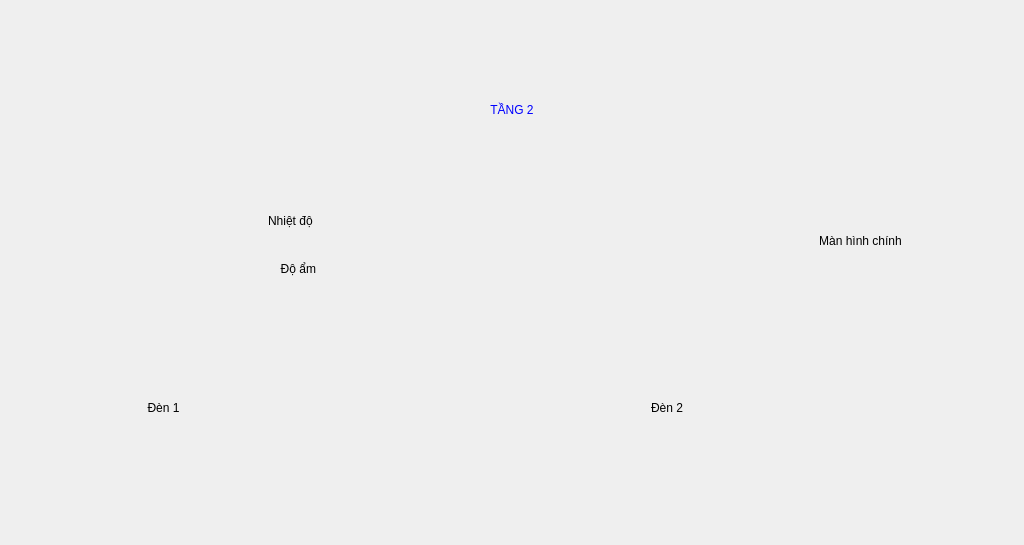
<?xml version="1.0" encoding="UTF-8"?>
<ui version="4.0">
 <class>Floor1</class>
 <widget class="QWidget" name="Floor1">
  <property name="geometry">
   <rect>
    <x>0</x>
    <y>0</y>
    <width>1024</width>
    <height>545</height>
   </rect>
  </property>
  <property name="maximumSize">
   <size>
    <width>1024</width>
    <height>600</height>
   </size>
  </property>
  <property name="baseSize">
   <size>
    <width>1024</width>
    <height>600</height>
   </size>
  </property>
  <property name="windowTitle">
   <string>Tầng 1</string>
  </property>
  <layout class="QGridLayout" name="gridLayout_2">
   <item row="0" column="0">
    <layout class="QGridLayout" name="gridLayout">
     <item row="3" column="2">
      <widget class="QLabel" name="label_2">
       <property name="maximumSize">
        <size>
         <width>70</width>
         <height>70</height>
        </size>
       </property>
       <property name="text">
        <string/>
       </property>
       <property name="pixmap">
        <pixmap resource="images.qrc">:/resources/humidity.png</pixmap>
       </property>
       <property name="scaledContents">
        <bool>true</bool>
       </property>
      </widget>
     </item>
     <item row="8" column="1">
      <widget class="QPushButton" name="pushButton_Light_Status">
       <property name="text">
        <string/>
       </property>
       <property name="icon">
        <iconset resource="images.qrc">
         <normaloff>:/resources/light_on.png</normaloff>
         <disabledoff>:/resources/light_off.png</disabledoff>
         <disabledon>:/resources/light_on.png</disabledon>
         <activeoff>:/resources/light_off.png</activeoff>
         <activeon>:/resources/light_on.png</activeon>
         <selectedoff>:/resources/light_off.png</selectedoff>:/resources/light_on.png</iconset>
       </property>
       <property name="iconSize">
        <size>
         <width>100</width>
         <height>100</height>
        </size>
       </property>
       <property name="flat">
        <bool>true</bool>
       </property>
      </widget>
     </item>
     <item row="8" column="3">
      <widget class="QPushButton" name="pushButton_Curtain_Status">
       <property name="text">
        <string/>
       </property>
       <property name="icon">
        <iconset resource="images.qrc">
         <normaloff>:/resources/light_on.png</normaloff>:/resources/light_on.png</iconset>
       </property>
       <property name="iconSize">
        <size>
         <width>100</width>
         <height>100</height>
        </size>
       </property>
       <property name="flat">
        <bool>true</bool>
       </property>
      </widget>
     </item>
     <item row="3" column="3">
      <widget class="QLabel" name="label_Home">
       <property name="styleSheet">
        <string notr="true">font: 75 18pt &quot;PibotoLt&quot;;</string>
       </property>
       <property name="text">
        <string>Màn hình chính</string>
       </property>
       <property name="alignment">
        <set>Qt::AlignHCenter|Qt::AlignTop</set>
       </property>
      </widget>
     </item>
     <item row="8" column="2">
      <widget class="QPushButton" name="pushButton_Curtain">
       <property name="sizePolicy">
        <sizepolicy hsizetype="Minimum" vsizetype="Preferred">
         <horstretch>0</horstretch>
         <verstretch>0</verstretch>
        </sizepolicy>
       </property>
       <property name="styleSheet">
        <string notr="true">background-color: transparent; border: 0px</string>
       </property>
       <property name="text">
        <string/>
       </property>
       <property name="icon">
        <iconset resource="images.qrc">
         <normaloff>:/resources/off-button.png</normaloff>
         <normalon>:/resources/on-button.png</normalon>
         <disabledon>:/resources/on-button.png</disabledon>:/resources/off-button.png</iconset>
       </property>
       <property name="iconSize">
        <size>
         <width>150</width>
         <height>150</height>
        </size>
       </property>
       <property name="flat">
        <bool>true</bool>
       </property>
      </widget>
     </item>
     <item row="6" column="0">
      <widget class="QLabel" name="label_Light">
       <property name="styleSheet">
        <string notr="true">font: 75 18pt &quot;PibotoLt&quot;;</string>
       </property>
       <property name="text">
        <string>Đèn 1</string>
       </property>
       <property name="alignment">
        <set>Qt::AlignCenter</set>
       </property>
      </widget>
     </item>
     <item row="1" column="0">
      <widget class="QLabel" name="label_Temp">
       <property name="styleSheet">
        <string notr="true">font: 75 18pt &quot;PibotoLt&quot;;</string>
       </property>
       <property name="text">
        <string>Nhiệt độ </string>
       </property>
       <property name="alignment">
        <set>Qt::AlignRight|Qt::AlignTrailing|Qt::AlignVCenter</set>
       </property>
      </widget>
     </item>
     <item row="1" column="3">
      <widget class="QPushButton" name="pushButton_Home">
       <property name="styleSheet">
        <string notr="true">background-color: transparent; border: 0px</string>
       </property>
       <property name="text">
        <string/>
       </property>
       <property name="icon">
        <iconset resource="images.qrc">
         <normaloff>:/resources/homepage.png</normaloff>:/resources/homepage.png</iconset>
       </property>
       <property name="iconSize">
        <size>
         <width>100</width>
         <height>100</height>
        </size>
       </property>
       <property name="flat">
        <bool>true</bool>
       </property>
      </widget>
     </item>
     <item row="3" column="0">
      <widget class="QLabel" name="label_Humidity">
       <property name="styleSheet">
        <string notr="true">font: 75 18pt &quot;PibotoLt&quot;;</string>
       </property>
       <property name="text">
        <string>Độ ẩm</string>
       </property>
       <property name="alignment">
        <set>Qt::AlignRight|Qt::AlignTrailing|Qt::AlignVCenter</set>
       </property>
      </widget>
     </item>
     <item row="1" column="1">
      <widget class="QLabel" name="label_Temp_Value">
       <property name="styleSheet">
        <string notr="true">font: 75 18pt &quot;PibotoLt&quot;;</string>
       </property>
       <property name="text">
        <string/>
       </property>
       <property name="alignment">
        <set>Qt::AlignCenter</set>
       </property>
      </widget>
     </item>
     <item row="0" column="0" colspan="4">
      <widget class="QLabel" name="label_Floor_Name">
       <property name="styleSheet">
        <string notr="true">font: 75 28pt &quot;PibotoLt&quot;; color : blue;</string>
       </property>
       <property name="text">
        <string>TẦNG 2</string>
       </property>
       <property name="alignment">
        <set>Qt::AlignCenter</set>
       </property>
      </widget>
     </item>
     <item row="3" column="1">
      <widget class="QLabel" name="label_Humidity_Value">
       <property name="styleSheet">
        <string notr="true">font: 75 18pt &quot;PibotoLt&quot;;</string>
       </property>
       <property name="text">
        <string/>
       </property>
      </widget>
     </item>
     <item row="8" column="0">
      <widget class="QPushButton" name="pushButton_Light">
       <property name="sizePolicy">
        <sizepolicy hsizetype="Minimum" vsizetype="Preferred">
         <horstretch>0</horstretch>
         <verstretch>0</verstretch>
        </sizepolicy>
       </property>
       <property name="styleSheet">
        <string notr="true">background-color: transparent; border: 0px</string>
       </property>
       <property name="text">
        <string/>
       </property>
       <property name="icon">
        <iconset resource="images.qrc">
         <normaloff>:/resources/off-button.png</normaloff>
         <normalon>:/resources/on-button.png</normalon>
         <disabledon>:/resources/on-button.png</disabledon>:/resources/off-button.png</iconset>
       </property>
       <property name="iconSize">
        <size>
         <width>150</width>
         <height>150</height>
        </size>
       </property>
       <property name="flat">
        <bool>true</bool>
       </property>
      </widget>
     </item>
     <item row="6" column="2">
      <widget class="QLabel" name="label_Curtain">
       <property name="styleSheet">
        <string notr="true">font: 75 18pt &quot;PibotoLt&quot;;</string>
       </property>
       <property name="text">
        <string>Đèn 2</string>
       </property>
       <property name="alignment">
        <set>Qt::AlignCenter</set>
       </property>
      </widget>
     </item>
     <item row="1" column="2">
      <widget class="QLabel" name="label">
       <property name="maximumSize">
        <size>
         <width>70</width>
         <height>70</height>
        </size>
       </property>
       <property name="layoutDirection">
        <enum>Qt::LeftToRight</enum>
       </property>
       <property name="text">
        <string/>
       </property>
       <property name="pixmap">
        <pixmap resource="images.qrc">:/resources/temperature.png</pixmap>
       </property>
       <property name="scaledContents">
        <bool>true</bool>
       </property>
       <property name="alignment">
        <set>Qt::AlignCenter</set>
       </property>
      </widget>
     </item>
    </layout>
   </item>
  </layout>
 </widget>
 <resources>
  <include location="images.qrc"/>
 </resources>
 <connections/>
</ui>
